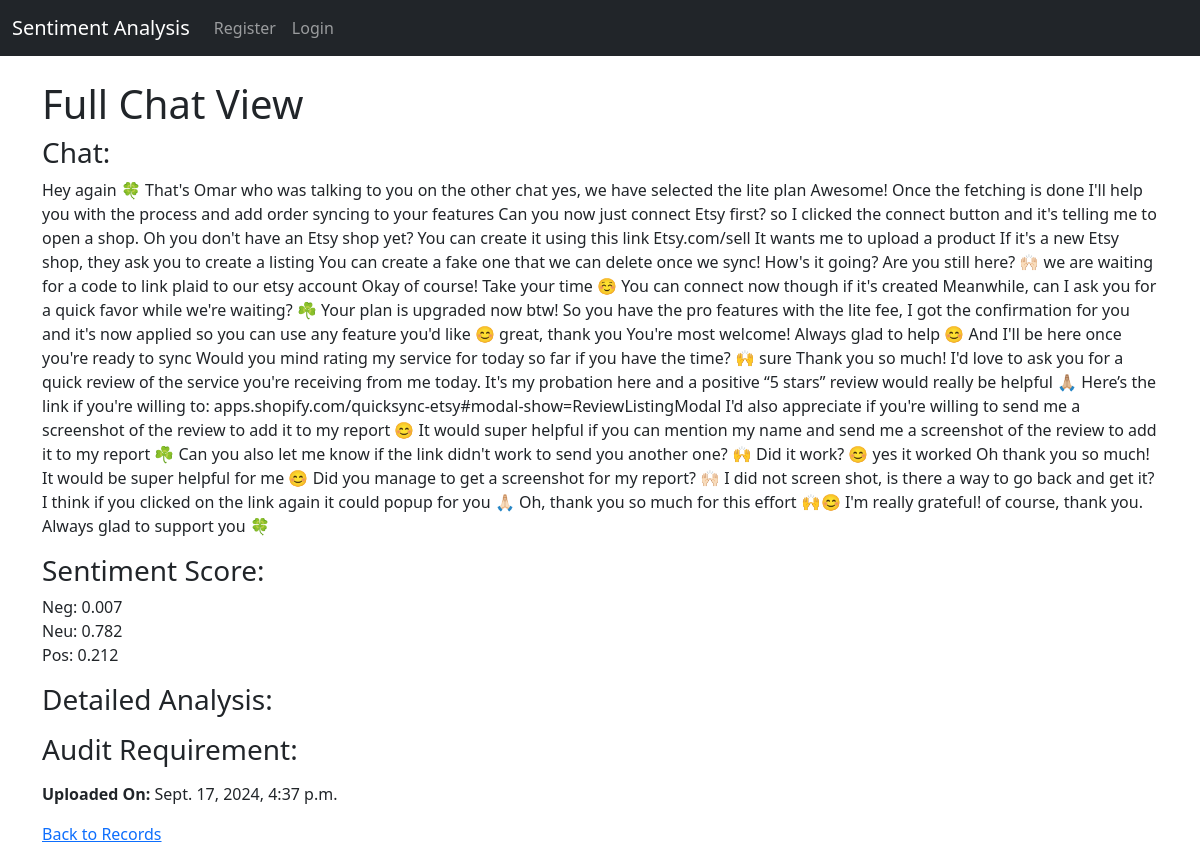
Page /view/4/ on the committed database.
### analysis/models.py (models this page shows, shortened)
class Record(models.Model):
    chat_file = models.TextField()
    sentiment_score = models.JSONField(null=True, blank=True)
    created_at = models.DateTimeField(auto_now_add=True)  # Automatically set when created

### analysis/views.py (the view)
# urls.py: path('view/<int:record_id>/', views.view_chat, name='view_chat'),
def view_chat(request, record_id):
    record = get_object_or_404(Record, id=record_id)
    chat_full = record.chat_file
    sentiment_score = record.sentiment_score
    detailed_analysis = analyze_conversation_with_chatgpt(chat_full)
    audit_analysis = check_audit_requirement(chat_full, sentiment_score)
    context = {
        'chat_full': chat_full,
        'sentiment_score': sentiment_score,
        'detailed_analysis': detailed_analysis,
        'audit_analysis': audit_analysis,
        'created_at': record.created_at,
    }
    return render(request, 'view_chat.html', context)

### analysis/views.py (called while the page is built)
def analyze_conversation_with_chatgpt(conversation):
    response = openai.ChatCompletion.create(
        model="gpt-3.5-turbo",
        messages=[
            {"role": "system", "content": "You are a helpful assistant."},
            {"role": "user", "content": f"Analyze the following conversation and provide insights on context understanding, customer satisfaction, response quality, and tone:\n\n{conversation}"}
        ],
        max_tokens=500,
        temperature=0.5
    )
    return response.choices[0].message['content'].strip()

def check_audit_requirement(conversation, sentiment_score):
    if sentiment_score['pos'] < 0.5:
        audit_prompt = "YOU ARE A CS AUDITOR. THIS IS THE CHAT. CAN YOU PLEASE TELL ME IF WE NEED TO AUDIT THIS CHAT BECAUSE OF BAD BEHAVIOUR OR IF IT IS OKAY?"
    else:
        audit_prompt = "This chat does not require auditing based on sentiment analysis."
    full_prompt = f"""
    {audit_prompt}

    Chat content:
    {conversation}
    """
    response = openai.ChatCompletion.create(
        model="gpt-3.5-turbo",
        messages=[
            {"role": "system", "content": "You are a helpful assistant."},
            {"role": "user", "content": full_prompt}
        ],
        max_tokens=500,
        temperature=0.5
    )
    return response.choices[0].message['content'].strip()

### analysis/templates/view_chat.html (shortened to what this page needs)
{% extends 'base.html' %}
{% block content %}
<h1>Full Chat View</h1>
<h3>Chat:</h3>
<p>{{ chat_full }}</p>
<h3>Sentiment Score:</h3>
<p>Neg: {{ sentiment_score.neg }}<br/>
Neu: {{ sentiment_score.neu }}<br/>
Pos: {{ sentiment_score.pos }}</p>
<h3>Detailed Analysis:</h3>
<h3>Audit Requirement:</h3>
<p><strong>Uploaded On:</strong> {{ created_at }}</p>
<a href="{% url 'home' %}">Back to Records</a>
{% endblock %}

### rows in the picture
Record: chat_file "Hey again 🍀 That's Omar who was talking to you on the other chat yes, we have selected the lite plan Awesome! Once the fetching is done I'll help you with the process and add order syncing to your features Can you now just connect Etsy first? so I clicked the connect button and it's telling me to open a shop. Oh you don't have an Etsy shop yet? You can create it using this link Etsy.com/sell It wants me to upload a product If it's a new Etsy shop, they ask you to create a listing You can create a fake one that we can delete once we sync! How's it going? Are you still here? 🙌🏻 we are waiting for a code to link plaid to our etsy account Okay of course! Take your time ☺️ You can connect now…", created_at "Sept. 17, 2024, 4:37 p.m."

### other values in the picture
{{ sentiment_score.neg }} "0.007"
{{ sentiment_score.neu }} "0.782"
{{ sentiment_score.pos }} "0.212"
